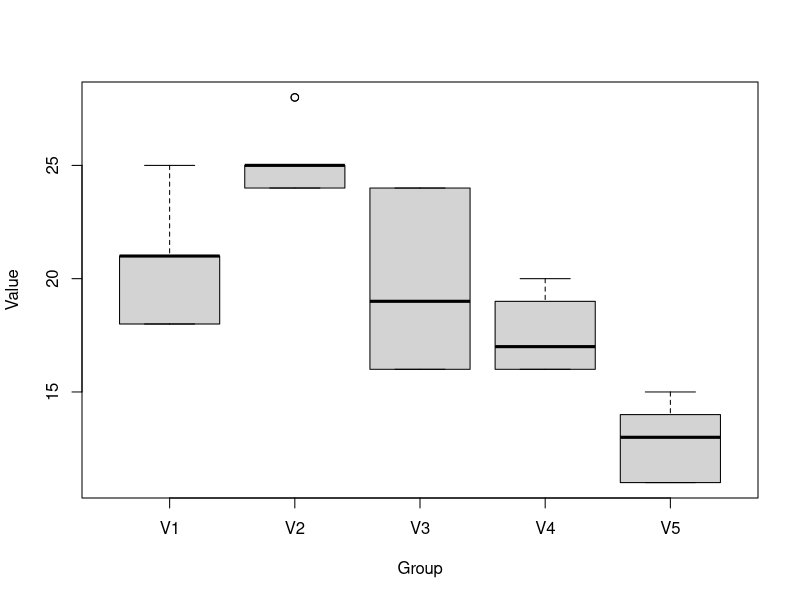

The R script that drew this image:
library("tidyverse")

list.files("data")

dt <- read.csv("data/drug_variants.csv")

dt

boxplot(Value ~ Group, 
        data = dt,
        xlab = "Group",
        ylab = "Value")

dts <- split(dt, dt$Group)

dts <- lapply(dts, function(x){
  data.frame(group = x$Group[1],
             count = length(x$Value),
             sum  = sum(x$Value),
             mean = mean(x$Value),
             variance = var(x$Value),
             sd   = sd(x$Value))
})


dts <- do.call(rbind, dts)

dt %>% 
  group_by(Group) %>% 
  summarise(mean = mean(Value),
            count = length(Value),
            sum = sum(Value),
            variance = var(Value),
            sd = sd(Value))


mod <- with(dt, 
            lm(Value ~ Group))

anova(mod)

summary(mod)

